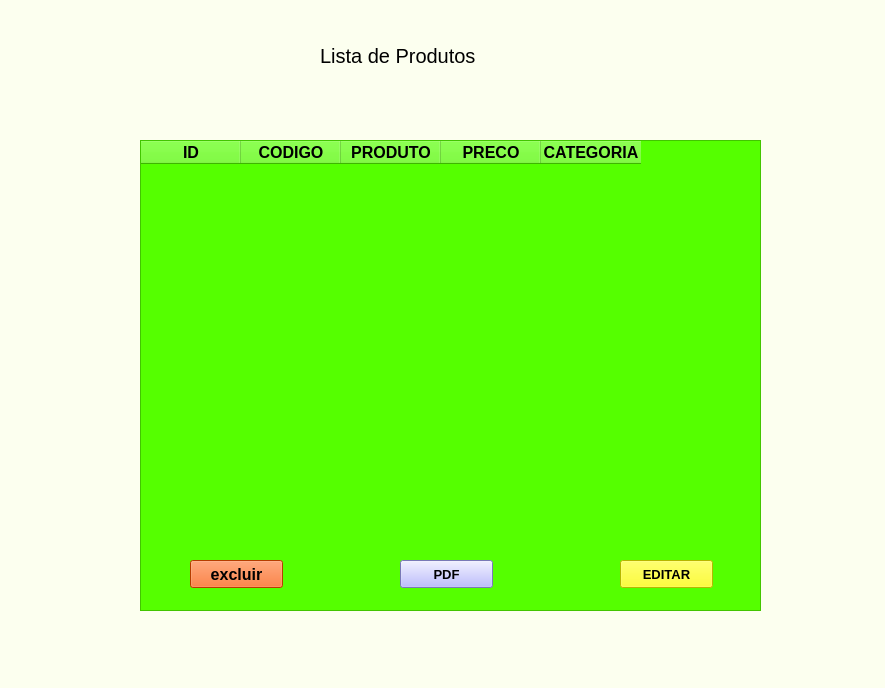
<?xml version="1.0" encoding="UTF-8"?>
<ui version="4.0">
 <class>MainWindow</class>
 <widget class="QMainWindow" name="MainWindow">
  <property name="geometry">
   <rect>
    <x>0</x>
    <y>0</y>
    <width>885</width>
    <height>688</height>
   </rect>
  </property>
  <property name="windowTitle">
   <string>MainWindow</string>
  </property>
  <property name="styleSheet">
   <string notr="true">background-color: rgb(0, 85, 255);
background-color: rgb(240, 237, 255);
background-color: rgb(252, 255, 239);</string>
  </property>
  <widget class="QWidget" name="centralwidget">
   <widget class="QLabel" name="label">
    <property name="geometry">
     <rect>
      <x>320</x>
      <y>30</y>
      <width>201</width>
      <height>51</height>
     </rect>
    </property>
    <property name="font">
     <font>
      <pointsize>15</pointsize>
     </font>
    </property>
    <property name="text">
     <string>Lista de Produtos</string>
    </property>
   </widget>
   <widget class="QTableWidget" name="tableWidget">
    <property name="geometry">
     <rect>
      <x>140</x>
      <y>140</y>
      <width>621</width>
      <height>471</height>
     </rect>
    </property>
    <property name="styleSheet">
     <string notr="true">background-color: rgb(85, 255, 0);</string>
    </property>
    <property name="gridStyle">
     <enum>Qt::NoPen</enum>
    </property>
    <column>
     <property name="text">
      <string>ID</string>
     </property>
     <property name="font">
      <font>
       <pointsize>12</pointsize>
       <weight>75</weight>
       <bold>true</bold>
      </font>
     </property>
    </column>
    <column>
     <property name="text">
      <string>CODIGO</string>
     </property>
     <property name="font">
      <font>
       <pointsize>12</pointsize>
       <weight>75</weight>
       <bold>true</bold>
      </font>
     </property>
    </column>
    <column>
     <property name="text">
      <string>PRODUTO</string>
     </property>
     <property name="font">
      <font>
       <pointsize>12</pointsize>
       <weight>75</weight>
       <bold>true</bold>
      </font>
     </property>
    </column>
    <column>
     <property name="text">
      <string>PRECO</string>
     </property>
     <property name="font">
      <font>
       <pointsize>12</pointsize>
       <weight>75</weight>
       <bold>true</bold>
      </font>
     </property>
    </column>
    <column>
     <property name="text">
      <string>CATEGORIA</string>
     </property>
     <property name="font">
      <font>
       <pointsize>12</pointsize>
       <weight>75</weight>
       <bold>true</bold>
      </font>
     </property>
    </column>
   </widget>
   <widget class="QPushButton" name="pushButton">
    <property name="geometry">
     <rect>
      <x>400</x>
      <y>560</y>
      <width>93</width>
      <height>28</height>
     </rect>
    </property>
    <property name="font">
     <font>
      <pointsize>10</pointsize>
      <weight>75</weight>
      <bold>true</bold>
     </font>
    </property>
    <property name="styleSheet">
     <string notr="true">background-color: rgb(170, 170, 255);</string>
    </property>
    <property name="text">
     <string>PDF</string>
    </property>
   </widget>
   <widget class="QPushButton" name="pushButton_2">
    <property name="geometry">
     <rect>
      <x>190</x>
      <y>560</y>
      <width>93</width>
      <height>28</height>
     </rect>
    </property>
    <property name="font">
     <font>
      <pointsize>12</pointsize>
      <weight>75</weight>
      <bold>true</bold>
     </font>
    </property>
    <property name="styleSheet">
     <string notr="true">background-color: rgb(170, 170, 255);
background-color: rgb(255, 85, 0);</string>
    </property>
    <property name="text">
     <string>excluir</string>
    </property>
   </widget>
   <widget class="QPushButton" name="pushButton_3">
    <property name="geometry">
     <rect>
      <x>620</x>
      <y>560</y>
      <width>93</width>
      <height>28</height>
     </rect>
    </property>
    <property name="font">
     <font>
      <pointsize>10</pointsize>
      <weight>75</weight>
      <bold>true</bold>
     </font>
    </property>
    <property name="styleSheet">
     <string notr="true">background-color: rgb(170, 170, 255);
background-color: rgb(255, 255, 0);</string>
    </property>
    <property name="text">
     <string>EDITAR</string>
    </property>
   </widget>
  </widget>
  <widget class="QMenuBar" name="menubar">
   <property name="geometry">
    <rect>
     <x>0</x>
     <y>0</y>
     <width>885</width>
     <height>26</height>
    </rect>
   </property>
  </widget>
  <widget class="QStatusBar" name="statusbar"/>
 </widget>
 <resources/>
 <connections/>
</ui>
